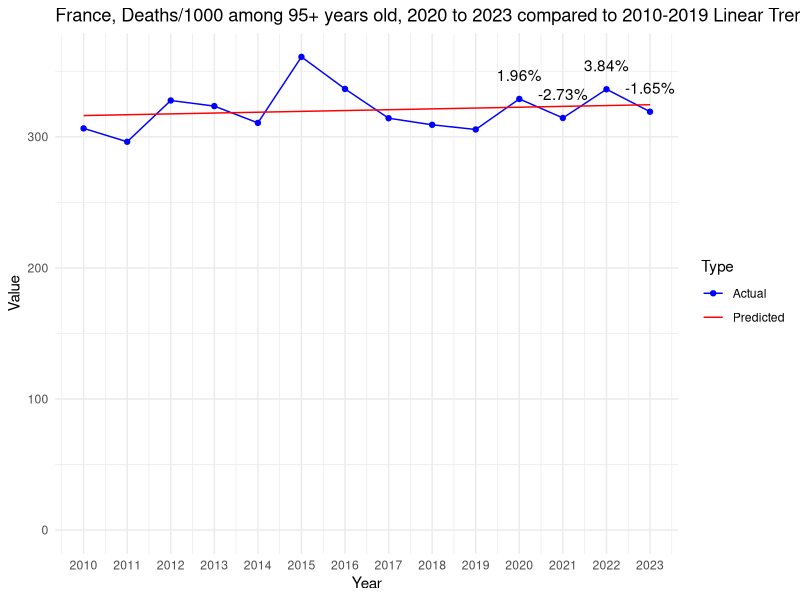

Recreate this plot in R.
# Load necessary libraries
library(dplyr)
library(readr)
library(ggplot2)

# Defines the data as a named vector
data <- c(
`2010` = 306.449548460499, `2011` = 296.2252273434, `2012` = 327.718109715796, `2013` = 323.42730299667, `2014` = 310.619074887065,
`2015` = 360.988859854215, `2016` = 336.533811769818, `2017` = 314.193369335199, `2018` = 309.162637339485, `2019` = 305.603611862761,
`2020` = 328.904493200125, `2021` = 314.397703181021, `2022` = 336.292771276879, `2023` = 319.153384549001
)

# Extracts data for the decade and recent years
decade <- data[as.character(2010:2019)]
recent_years <- data[as.character(2020:2023)]

# Fits a linear model to the decade data
years <- as.numeric(names(decade))
lm_model <- lm(decade ~ years)

# Predicts values for 2020 to 2023 based on the linear model
predicted_values <- predict(lm_model, newdata = data.frame(years = as.numeric(names(recent_years))))

# Calculates deviations from the linear trend
deviations <- recent_years - predicted_values

# Calculates the mean and standard deviation of the decade
decade_mean <- mean(decade)
decade_stddev <- sd(decade)

# Initializes vectors to store the calculated values
z_scores <- numeric(length(recent_years))
percent_deviations <- numeric(length(recent_years))

# Calculates and store the Z-scores, deviations, and percentage of deviations for recent years
for (i in 1:length(recent_years)) {
  year <- names(recent_years)[i]
  z_scores[i] <- (recent_years[year] - decade_mean) / decade_stddev
  deviation <- deviations[year]
  percent_deviations[i] <- (deviation / predicted_values[i]) * 100
  cat(sprintf("Year: %s, Z-score: %f, Deviation from linear trend: %f, Percentage of deviation: %f%%\n",
              year, z_scores[i], deviation, percent_deviations[i]))
}

# Prepare an extended range for predictions, including 2020 to 2023
extended_years <- as.numeric(c(names(decade), names(recent_years)))

# Predict values for the extended range based on the linear model
extended_predicted_values <- predict(lm_model, newdata = data.frame(years = extended_years))

# Create a data frame for plotting actual values
actual_plot_data <- data.frame(
  Year = as.numeric(names(data)),
  Value = data,
  Type = "Actual"
)

# Create a data frame for plotting predicted values
predicted_plot_data <- data.frame(
  Year = extended_years,
  Value = extended_predicted_values,
  Type = "Predicted"
)

# Combine actual and predicted data
plot_data <- rbind(actual_plot_data, predicted_plot_data)

# Create the line chart
p <- ggplot(plot_data, aes(x = Year, y = Value, color = Type)) +
  geom_line(aes(group = Type)) +
  geom_point(data = actual_plot_data, aes(x = Year, y = Value)) +
  theme_minimal() +
  labs(title = "France, Deaths/1000 among 95+ years old, 2020 to 2023 compared to 2010-2019 Linear Trend", x = "Year", y = "Value") +
  scale_color_manual(values = c("Actual" = "blue", "Predicted" = "red")) +
  scale_y_continuous(labels = scales::comma, limits = c(0, max(plot_data$Value))) +
  scale_x_continuous(breaks = extended_years) # Set breaks to every year

# Add percentage of deviation annotations for 2020 to 2023
for (i in 1:length(recent_years)) {
  year <- as.numeric(names(recent_years)[i])
  deviation_value <- percent_deviations[i]
  p <- p + annotate("text", x = year, y = data[as.character(year)], label = paste0(round(deviation_value, 2), "%"), vjust = -1.5)
}

# Print the plot
print(p)